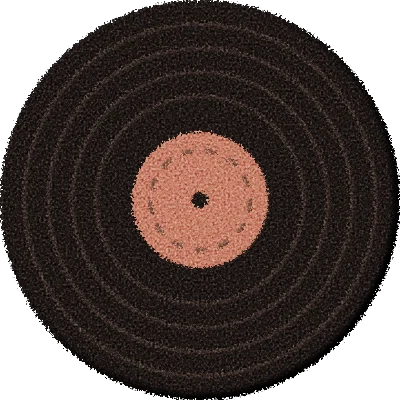
#> input picture src/assets/fieltro/disco-co2.webp, 400 x 400 px
$ python categories.py ../src/assets/fieltro/disco-co2.webp
#> lines starting #> are read from the running program, lines starting #| are printed output that depends on the picture
### pipeline/download.py
"""Descarga los fotogramas originales de un disco desde el SVS de NASA.

Uso:  python pipeline/download.py sst
Salida: pipeline/raw/<id>/  (fotogramas AAAA-MM[-DD].<ext>, colorbar.png y dates.txt)

Cada fuente dice cómo leer su archivo de fechas y qué fotogramas elegir.
Solo usa la librería estándar.
"""
import subprocess
import sys
import urllib.request
from datetime import datetime
from pathlib import Path

RAW = Path(__file__).resolve().parent / "raw"


# --- Lectores de archivos de fechas: devuelven [(número de fotograma, fecha)] ---

# [27 lines left out: functions dates_numbered, dates_by_line, pick_monthly, not called in this run]


def pick_every_days(step: int):
    """Un fotograma cada `step` días: el de en medio de cada día, para comparar siempre
    la misma hora y que el ciclo día/noche no se confunda con un cambio entre fechas.
    Descarta días incompletos (menos de 12 fotogramas, como el primero y el último)."""
    # [6 lines left out: function pick, not called in this run]
    return pick


SOURCES = {
    "sst": {
        "base": "https://svs.gsfc.nasa.gov/vis/a000000/a003900/a003912/",
        "dates": "flat_ecco2_dates.txt",
        "read_dates": dates_numbered,
        "pick": pick_monthly,
        "label": "%Y-%m",
        "colorbar": "sst_ecco2_cbar.png",
        "frame": "frames/2048x1024_1x1_30p/orig/flat_global_ecco2_2028x1024.{n}.tif",
    },
    # Versión para esfera (mapa plano 2:1) de la visualización 5196, que gira alrededor del globo.
    "co2": {
        "base": "https://svs.gsfc.nasa.gov/vis/a000000/a005400/a005436/",
        "dates": "dyamond_timestamps.txt",
        "read_dates": dates_by_line,
        "pick": pick_every_days(4),
        "label": "%Y-%m-%d",
        "colorbar": "dyamondCbar_6-27-2024a.png",
        "frame": "frames/8192x4096_2x1_30p/soscomp_1-29-2025a_pngs/soscomp_1-29-2025a.{n:05d}.png",
    },
    # Imagen fija (un solo fotograma): mapa plano completo, estirado a 16:9.
    "aerosols": {
        "base": "https://svs.gsfc.nasa.gov/vis/a000000/a005600/a005669/",
        "colorbar": "Aerosols_cbar.png",
        "stills": {"2025-08-19": "Aerosols_2025-08-19T20_00_00_3840x2160.png"},
    },
    # Globo que gira (no hay versión en mapa plano). Cada vista es un fotograma del disco;
    # el nombre de cada vista vive en build_disc.DISCS["forest"]["views"].
    "forest": {
        "base": "https://svs.gsfc.nasa.gov/vis/a000000/a004900/a004950/",
        "colorbar": "GEDI_global_w_colorbar_0230_print.tif",  # imagen 4K con la barra abajo
        "colorbar_name": "colorbar.tif",
        "numbers": ["0230", "0600", "0800", "1055", "1400", "1650", "1900", "2200"],
        "frame": "frames/3840x2160_16x9_60p/GEDI_global/GEDI_global.{n}.tif",
    },
    # Mapa plano 2:1 de Science On a Sphere. El nombre de cada fotograma es el año (promedio móvil de 5 años).
    "giss": {
        "base": "https://svs.gsfc.nasa.gov/vis/a000000/a004900/a004964/",
        "colorbar": "giss_navy_anomaly_celsius.png",
        "numbers": ["1885", "1897", "1909", "1921", "1933", "1945", "1957", "1969", "1981", "1993", "2005", "2015", "2021"],
        "frame": "frames/2048x1024_2x1_30p/SOSGISS2021c-Rolling1peryear-RollingAverageperyear.{n}.tif",
    },
    # Promedio de lluvia de cada mes (IMERG, 2001 a 2022), mapa plano 2:1. Los archivos se llaman m01 a m12.
    "rain": {
        "base": "https://svs.gsfc.nasa.gov/vis/a000000/a005200/a005241/",
        "colorbar": "IMERGclim_cbaronly_print.jpg",
        "colorbar_name": "colorbar.jpg",
        "stills": {f"m{i:02d}": f"IMERG_{m}_print.jpg" for i, m in enumerate(
            ["Jan", "Feb", "Mar", "Apr", "May", "Jun", "Jul", "Aug", "Sep", "Oct", "Nov", "Dec"], start=1)},
    },
    # Extensión del hielo marino, un fotograma por día desde el 21 de junio de 2002 (el fotograma 1).
    # Fondo transparente: el hielo es lo único pintado. Se eligen los días 15 de cada mes de 2007.
    "ice": {
        "base": "https://svs.gsfc.nasa.gov/vis/a000000/a003500/a003564/",
        "frame": "frames/4000x2000_2x1_10p/AMSR_E_SeaIce.{n:04d}.png",
        "named": {"2007-01-15": 1670, "2007-02-15": 1701, "2007-03-15": 1729, "2007-04-15": 1760,
                  "2007-05-15": 1790, "2007-06-15": 1821, "2007-07-15": 1851, "2007-08-15": 1882,
                  "2007-09-15": 1913, "2007-10-15": 1943, "2007-11-15": 1974, "2007-12-15": 2004},
    },
    # Video de 163 fotogramas (un mes cada uno, desde marzo de 2000) en proyección Mollweide.
    # Se extraen los 12 meses de 2008 con ffmpeg; la barra de color va dentro de cada fotograma.
    "fire": {
        "base": "https://svs.gsfc.nasa.gov/vis/a030000/a030300/a030378/",
        "video": "mod14a1_m_fire_2304p.mp4",
        "first_month": (2000, 3),
        "months": [(2008, m) for m in range(1, 13)],
    },
}


# [60 lines left out: functions fetch, extract_video, main, not called in this run]


# [2 lines that do not run on import are left out]

### pipeline/categories.py
"""Separa una imagen en capas por categoría, para leyendas de colores fijos (no escalas).

Caso de uso: GEOS Aerosols, donde cada tipo de partícula tiene un color y su cantidad
se ve como qué tan intenso (opaco) está ese color sobre el mapa oscuro.

Idea: a cada píxel se le quita su parte gris (mínimo de R, G, B). El mapa de fondo,
la nieve, el hielo y las luces de ciudad son casi grises, así que quedan cerca de cero.
Lo que sobra es el "croma": su dirección dice qué categoría es (el color de la leyenda
más parecido) y su tamaño, comparado con el de la leyenda, dice qué tan intensa es (0..1).

Prueba rápida:  python pipeline/categories.py pipeline/raw/aerosols/2025-08-19.png
"""
import sys

import numpy as np
from PIL import Image

MIN_CHROMA = 12.0   # croma menor a esto es fondo gris (en escala 0..255)
MIN_COS = 0.85      # qué tan parecida debe ser la dirección del color a la de la leyenda


def chroma(rgb: np.ndarray) -> np.ndarray:
    rgb = np.asarray(rgb, dtype=float)
    return rgb - rgb.min(axis=-1, keepdims=True)


class Categories:
    def __init__(self, colors: dict[str, tuple[int, int, int]]):
        """colors: nombre -> color RGB de la leyenda."""
        self.names = list(colors)
        c = np.stack([chroma(colors[n]) for n in self.names])
        self.size = np.linalg.norm(c, axis=1)
        self.direction = c / self.size[:, None]

    def layers(self, img: Image.Image) -> dict[str, np.ndarray]:
        """Devuelve, por categoría, la intensidad 0..1 de cada píxel (0 si es de otra)."""
        c = chroma(np.asarray(img.convert("RGB")))
        size = np.linalg.norm(c, axis=-1)
        cos = (c @ self.direction.T) / np.maximum(size[..., None], 1e-6)
        best = cos.argmax(axis=-1)
        valid = (size >= MIN_CHROMA) & (cos.max(axis=-1) >= MIN_COS)
        alpha = np.clip(size / self.size[best], 0.0, 1.0) * valid
        return {n: np.where(best == i, alpha, 0.0) for i, n in enumerate(self.names)}


if __name__ == "__main__":
    from build_disc import DISCS, WORK_SIZE
    cats = Categories(DISCS["aerosols"]["categories"])
    img = Image.open(sys.argv[1]).convert("RGB").resize(WORK_SIZE, Image.BOX)
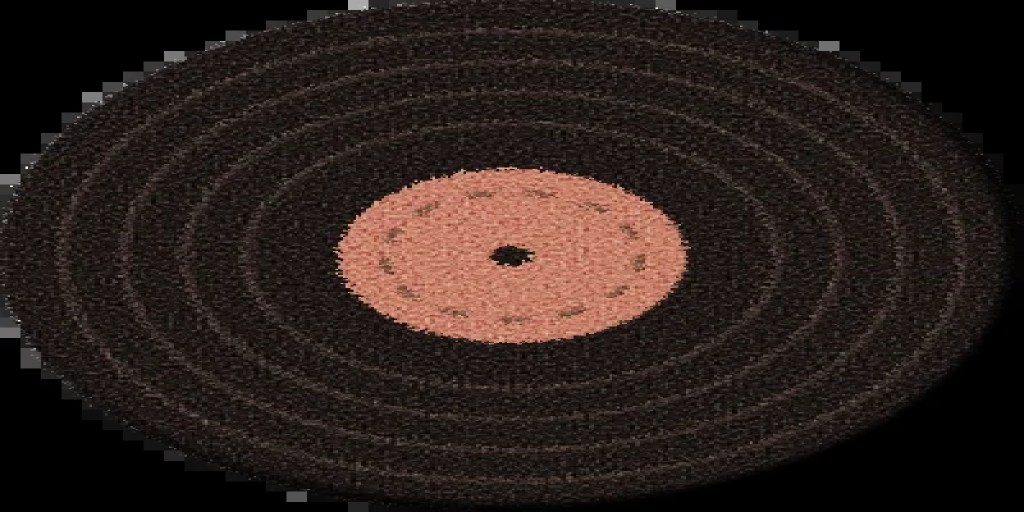
#> img: PIL image 2048x1024 RGB (shown at 1/2 size); mean R, G, B 42.8, 31.5, 27.6
    for name, layer in cats.layers(img).items():
#> in layers, `c = chroma(np.asarray(img.convert("RGB")))`:
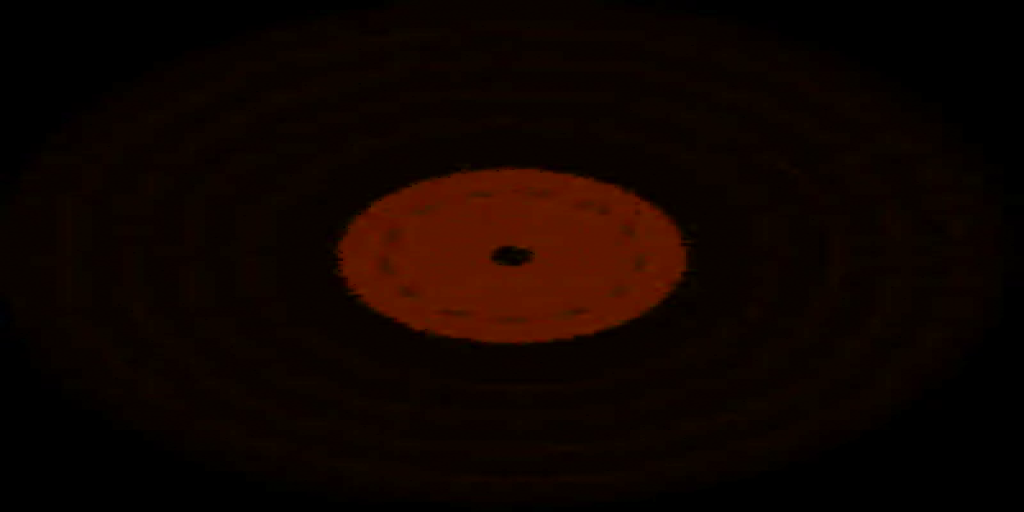
#> c: shape (1024, 2048, 3) float64 (shown at 1/2 size); mean R, G, B 15.2, 3.9, 0
#> in layers, `size = np.linalg.norm(c, axis=-1)`:
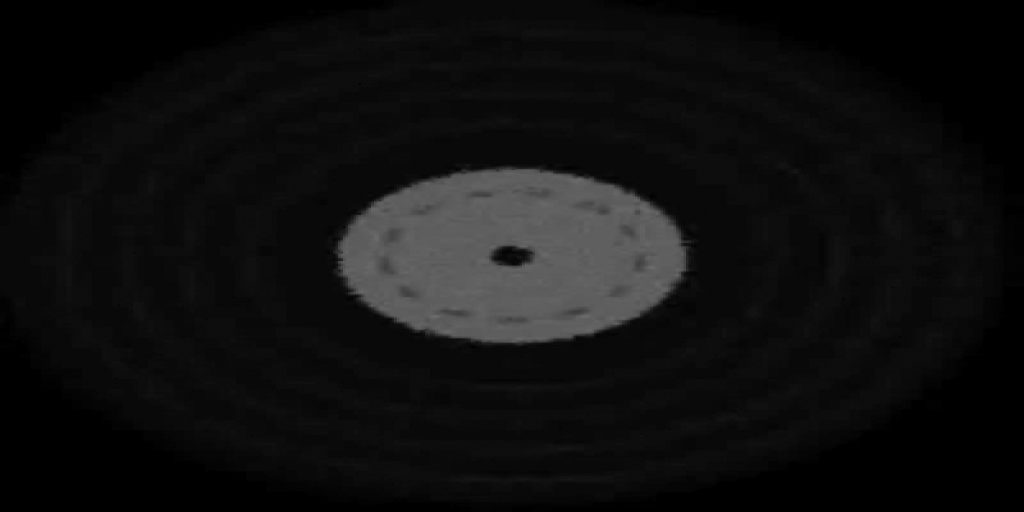
#> size: shape (1024, 2048) float64 (shown at 1/2 size); min 0, max 108.1, mean 15.7
#> in layers, `cos = (c @ self.direction.T) / np.maximum(size[..., None], 1e-6)`:
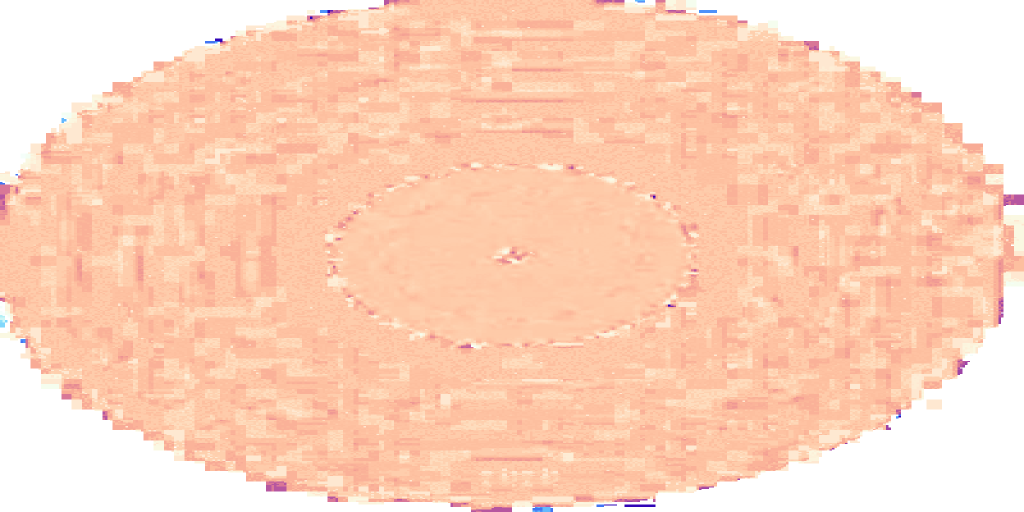
#> cos: shape (1024, 2048, 4) float64 (shown at 1/2 size); mean R, G, B, A 0.789, 0.393, 0.148, 0.337; transparent parts drawn white
        print(f"{name:14s} intensidad promedio en el mapa: {layer.mean():.3f}")
#> this loop made 4 passes
#| black_carbon   intensidad promedio en el mapa: 0.081
#| dust           intensidad promedio en el mapa: 0.000
#| sea_salt       intensidad promedio en el mapa: 0.000
#| sulfate        intensidad promedio en el mapa: 0.000
